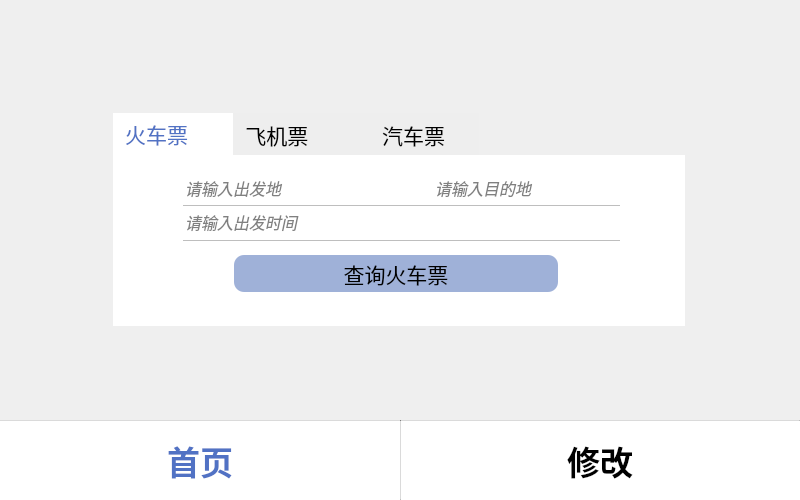
<?xml version="1.0" encoding="UTF-8"?>
<ui version="4.0">
 <class>StaffHomePage</class>
 <widget class="QMainWindow" name="StaffHomePage">
  <property name="geometry">
   <rect>
    <x>0</x>
    <y>0</y>
    <width>800</width>
    <height>500</height>
   </rect>
  </property>
  <property name="windowTitle">
   <string>MainWindow</string>
  </property>
  <widget class="QWidget" name="centralwidget">
   <widget class="QTabWidget" name="tabWidget">
    <property name="geometry">
     <rect>
      <x>113</x>
      <y>113</y>
      <width>572</width>
      <height>220</height>
     </rect>
    </property>
    <property name="baseSize">
     <size>
      <width>0</width>
      <height>0</height>
     </size>
    </property>
    <property name="font">
     <font>
      <family>微软雅黑</family>
      <pointsize>16</pointsize>
     </font>
    </property>
    <property name="cursor">
     <cursorShape>PointingHandCursor</cursorShape>
    </property>
    <property name="autoFillBackground">
     <bool>false</bool>
    </property>
    <property name="styleSheet">
     <string notr="true">QTabBar::tab:selected { color: #5172c4; background-color: #ffffff;}
QTabBar::tab:!selected{background-color:rgb(238,238,238);}
QTabWidget::pane { border-radius: 10px; }</string>
    </property>
    <property name="tabPosition">
     <enum>QTabWidget::North</enum>
    </property>
    <property name="tabShape">
     <enum>QTabWidget::Rounded</enum>
    </property>
    <property name="currentIndex">
     <number>0</number>
    </property>
    <property name="iconSize">
     <size>
      <width>60</width>
      <height>50</height>
     </size>
    </property>
    <property name="elideMode">
     <enum>Qt::ElideNone</enum>
    </property>
    <property name="usesScrollButtons">
     <bool>true</bool>
    </property>
    <widget class="QWidget" name="tab">
     <attribute name="icon">
      <iconset resource="res.qrc">
       <normaloff>:/train.png</normaloff>:/train.png</iconset>
     </attribute>
     <attribute name="title">
      <string>火车票      </string>
     </attribute>
     <widget class="QFrame" name="frame_5">
      <property name="geometry">
       <rect>
        <x>0</x>
        <y>0</y>
        <width>574</width>
        <height>171</height>
       </rect>
      </property>
      <property name="styleSheet">
       <string notr="true">background-color:#ffffff;border:none;
</string>
      </property>
      <property name="frameShape">
       <enum>QFrame::StyledPanel</enum>
      </property>
      <property name="frameShadow">
       <enum>QFrame::Raised</enum>
      </property>
      <widget class="Line" name="line_11">
       <property name="geometry">
        <rect>
         <x>70</x>
         <y>50</y>
         <width>437</width>
         <height>1</height>
        </rect>
       </property>
       <property name="font">
        <font>
         <pointsize>2</pointsize>
        </font>
       </property>
       <property name="styleSheet">
        <string notr="true">background-color:rgb(190,190,190);</string>
       </property>
       <property name="orientation">
        <enum>Qt::Horizontal</enum>
       </property>
      </widget>
      <widget class="Line" name="line_12">
       <property name="geometry">
        <rect>
         <x>70</x>
         <y>85</y>
         <width>437</width>
         <height>1</height>
        </rect>
       </property>
       <property name="font">
        <font>
         <pointsize>2</pointsize>
        </font>
       </property>
       <property name="styleSheet">
        <string notr="true">background-color:rgb(190,190,190);</string>
       </property>
       <property name="orientation">
        <enum>Qt::Horizontal</enum>
       </property>
      </widget>
      <widget class="QPushButton" name="trainbtn">
       <property name="geometry">
        <rect>
         <x>121</x>
         <y>100</y>
         <width>324</width>
         <height>37</height>
        </rect>
       </property>
       <property name="sizePolicy">
        <sizepolicy hsizetype="Minimum" vsizetype="Minimum">
         <horstretch>0</horstretch>
         <verstretch>0</verstretch>
        </sizepolicy>
       </property>
       <property name="minimumSize">
        <size>
         <width>0</width>
         <height>0</height>
        </size>
       </property>
       <property name="font">
        <font>
         <family>微软雅黑</family>
         <pointsize>16</pointsize>
        </font>
       </property>
       <property name="cursor">
        <cursorShape>PointingHandCursor</cursorShape>
       </property>
       <property name="layoutDirection">
        <enum>Qt::LeftToRight</enum>
       </property>
       <property name="styleSheet">
        <string notr="true">*{
background-color:rgb(159,177,216);
border-radius: 10px;
}
QPushButton:pressed{  background-color: #5172c4;}</string>
       </property>
       <property name="text">
        <string>查询火车票</string>
       </property>
       <property name="iconSize">
        <size>
         <width>20</width>
         <height>20</height>
        </size>
       </property>
      </widget>
      <widget class="QLabel" name="label_7">
       <property name="geometry">
        <rect>
         <x>260</x>
         <y>0</y>
         <width>51</width>
         <height>46</height>
        </rect>
       </property>
       <property name="text">
        <string/>
       </property>
       <property name="pixmap">
        <pixmap resource="res.qrc">:/redAndblue.png</pixmap>
       </property>
       <property name="scaledContents">
        <bool>true</bool>
       </property>
      </widget>
      <widget class="QLineEdit" name="lineEdit_14">
       <property name="geometry">
        <rect>
         <x>70</x>
         <y>0</y>
         <width>181</width>
         <height>50</height>
        </rect>
       </property>
       <property name="font">
        <font>
         <pointsize>12</pointsize>
         <italic>true</italic>
        </font>
       </property>
       <property name="styleSheet">
        <string notr="true">color:grey</string>
       </property>
       <property name="inputMask">
        <string/>
       </property>
       <property name="text">
        <string>请输入出发地</string>
       </property>
       <property name="frame">
        <bool>true</bool>
       </property>
       <property name="alignment">
        <set>Qt::AlignBottom|Qt::AlignLeading|Qt::AlignLeft</set>
       </property>
      </widget>
      <widget class="QLineEdit" name="lineEdit_15">
       <property name="geometry">
        <rect>
         <x>320</x>
         <y>0</y>
         <width>181</width>
         <height>50</height>
        </rect>
       </property>
       <property name="font">
        <font>
         <pointsize>12</pointsize>
         <italic>true</italic>
        </font>
       </property>
       <property name="styleSheet">
        <string notr="true">color:grey</string>
       </property>
       <property name="inputMask">
        <string/>
       </property>
       <property name="text">
        <string>请输入目的地</string>
       </property>
       <property name="alignment">
        <set>Qt::AlignBottom|Qt::AlignLeading|Qt::AlignLeft</set>
       </property>
      </widget>
      <widget class="QLineEdit" name="lineEdit_16">
       <property name="geometry">
        <rect>
         <x>70</x>
         <y>51</y>
         <width>437</width>
         <height>33</height>
        </rect>
       </property>
       <property name="font">
        <font>
         <pointsize>12</pointsize>
         <italic>true</italic>
        </font>
       </property>
       <property name="styleSheet">
        <string notr="true">color:grey</string>
       </property>
       <property name="inputMask">
        <string/>
       </property>
       <property name="text">
        <string>请输入出发时间</string>
       </property>
       <property name="alignment">
        <set>Qt::AlignBottom|Qt::AlignLeading|Qt::AlignLeft</set>
       </property>
      </widget>
     </widget>
    </widget>
    <widget class="QWidget" name="tab_3">
     <attribute name="icon">
      <iconset resource="res.qrc">
       <normaloff>:/plane.png</normaloff>:/plane.png</iconset>
     </attribute>
     <attribute name="title">
      <string>飞机票         </string>
     </attribute>
     <widget class="QFrame" name="frame_4">
      <property name="geometry">
       <rect>
        <x>0</x>
        <y>0</y>
        <width>574</width>
        <height>171</height>
       </rect>
      </property>
      <property name="styleSheet">
       <string notr="true">background-color:#ffffff;border:none;
</string>
      </property>
      <property name="frameShape">
       <enum>QFrame::StyledPanel</enum>
      </property>
      <property name="frameShadow">
       <enum>QFrame::Raised</enum>
      </property>
      <widget class="Line" name="line_9">
       <property name="geometry">
        <rect>
         <x>70</x>
         <y>50</y>
         <width>437</width>
         <height>1</height>
        </rect>
       </property>
       <property name="font">
        <font>
         <pointsize>2</pointsize>
        </font>
       </property>
       <property name="styleSheet">
        <string notr="true">background-color:rgb(190,190,190);</string>
       </property>
       <property name="orientation">
        <enum>Qt::Horizontal</enum>
       </property>
      </widget>
      <widget class="Line" name="line_10">
       <property name="geometry">
        <rect>
         <x>70</x>
         <y>85</y>
         <width>437</width>
         <height>1</height>
        </rect>
       </property>
       <property name="font">
        <font>
         <pointsize>2</pointsize>
        </font>
       </property>
       <property name="styleSheet">
        <string notr="true">background-color:rgb(190,190,190);</string>
       </property>
       <property name="orientation">
        <enum>Qt::Horizontal</enum>
       </property>
      </widget>
      <widget class="QPushButton" name="planebtn">
       <property name="geometry">
        <rect>
         <x>121</x>
         <y>100</y>
         <width>324</width>
         <height>37</height>
        </rect>
       </property>
       <property name="sizePolicy">
        <sizepolicy hsizetype="Minimum" vsizetype="Minimum">
         <horstretch>0</horstretch>
         <verstretch>0</verstretch>
        </sizepolicy>
       </property>
       <property name="minimumSize">
        <size>
         <width>0</width>
         <height>0</height>
        </size>
       </property>
       <property name="font">
        <font>
         <family>微软雅黑</family>
         <pointsize>16</pointsize>
        </font>
       </property>
       <property name="cursor">
        <cursorShape>PointingHandCursor</cursorShape>
       </property>
       <property name="layoutDirection">
        <enum>Qt::LeftToRight</enum>
       </property>
       <property name="styleSheet">
        <string notr="true">*{
background-color:rgb(159,177,216);
border-radius: 10px;
}
QPushButton:pressed{  background-color: #5172c4;}</string>
       </property>
       <property name="text">
        <string>查询飞机票</string>
       </property>
       <property name="iconSize">
        <size>
         <width>20</width>
         <height>20</height>
        </size>
       </property>
      </widget>
      <widget class="QLabel" name="label_6">
       <property name="geometry">
        <rect>
         <x>260</x>
         <y>0</y>
         <width>51</width>
         <height>46</height>
        </rect>
       </property>
       <property name="text">
        <string/>
       </property>
       <property name="pixmap">
        <pixmap resource="res.qrc">:/redAndblue.png</pixmap>
       </property>
       <property name="scaledContents">
        <bool>true</bool>
       </property>
      </widget>
      <widget class="QLineEdit" name="lineEdit_11">
       <property name="geometry">
        <rect>
         <x>70</x>
         <y>0</y>
         <width>181</width>
         <height>50</height>
        </rect>
       </property>
       <property name="font">
        <font>
         <pointsize>12</pointsize>
         <italic>true</italic>
        </font>
       </property>
       <property name="styleSheet">
        <string notr="true">color:grey</string>
       </property>
       <property name="inputMask">
        <string/>
       </property>
       <property name="text">
        <string>请输入出发地</string>
       </property>
       <property name="frame">
        <bool>true</bool>
       </property>
       <property name="alignment">
        <set>Qt::AlignBottom|Qt::AlignLeading|Qt::AlignLeft</set>
       </property>
      </widget>
      <widget class="QLineEdit" name="lineEdit_12">
       <property name="geometry">
        <rect>
         <x>320</x>
         <y>0</y>
         <width>181</width>
         <height>50</height>
        </rect>
       </property>
       <property name="font">
        <font>
         <pointsize>12</pointsize>
         <italic>true</italic>
        </font>
       </property>
       <property name="styleSheet">
        <string notr="true">color:grey</string>
       </property>
       <property name="inputMask">
        <string/>
       </property>
       <property name="text">
        <string>请输入目的地</string>
       </property>
       <property name="alignment">
        <set>Qt::AlignBottom|Qt::AlignLeading|Qt::AlignLeft</set>
       </property>
      </widget>
      <widget class="QLineEdit" name="lineEdit_13">
       <property name="geometry">
        <rect>
         <x>70</x>
         <y>51</y>
         <width>437</width>
         <height>33</height>
        </rect>
       </property>
       <property name="font">
        <font>
         <pointsize>12</pointsize>
         <italic>true</italic>
        </font>
       </property>
       <property name="styleSheet">
        <string notr="true">color:grey</string>
       </property>
       <property name="inputMask">
        <string/>
       </property>
       <property name="text">
        <string>请输入出发时间</string>
       </property>
       <property name="alignment">
        <set>Qt::AlignBottom|Qt::AlignLeading|Qt::AlignLeft</set>
       </property>
      </widget>
     </widget>
    </widget>
    <widget class="QWidget" name="tab_2">
     <attribute name="icon">
      <iconset resource="res.qrc">
       <normaloff>:/car.png</normaloff>:/car.png</iconset>
     </attribute>
     <attribute name="title">
      <string>汽车票    </string>
     </attribute>
     <widget class="QFrame" name="frame_3">
      <property name="geometry">
       <rect>
        <x>0</x>
        <y>0</y>
        <width>575</width>
        <height>171</height>
       </rect>
      </property>
      <property name="styleSheet">
       <string notr="true">background-color:#ffffff;border:none;
</string>
      </property>
      <property name="frameShape">
       <enum>QFrame::StyledPanel</enum>
      </property>
      <property name="frameShadow">
       <enum>QFrame::Raised</enum>
      </property>
      <widget class="Line" name="line_7">
       <property name="geometry">
        <rect>
         <x>70</x>
         <y>50</y>
         <width>437</width>
         <height>1</height>
        </rect>
       </property>
       <property name="font">
        <font>
         <pointsize>2</pointsize>
        </font>
       </property>
       <property name="styleSheet">
        <string notr="true">background-color:rgb(190,190,190);</string>
       </property>
       <property name="orientation">
        <enum>Qt::Horizontal</enum>
       </property>
      </widget>
      <widget class="Line" name="line_8">
       <property name="geometry">
        <rect>
         <x>70</x>
         <y>85</y>
         <width>437</width>
         <height>1</height>
        </rect>
       </property>
       <property name="font">
        <font>
         <pointsize>2</pointsize>
        </font>
       </property>
       <property name="styleSheet">
        <string notr="true">background-color:rgb(190,190,190);</string>
       </property>
       <property name="orientation">
        <enum>Qt::Horizontal</enum>
       </property>
      </widget>
      <widget class="QPushButton" name="carbtn">
       <property name="geometry">
        <rect>
         <x>121</x>
         <y>100</y>
         <width>324</width>
         <height>37</height>
        </rect>
       </property>
       <property name="sizePolicy">
        <sizepolicy hsizetype="Minimum" vsizetype="Minimum">
         <horstretch>0</horstretch>
         <verstretch>0</verstretch>
        </sizepolicy>
       </property>
       <property name="minimumSize">
        <size>
         <width>0</width>
         <height>0</height>
        </size>
       </property>
       <property name="font">
        <font>
         <family>微软雅黑</family>
         <pointsize>16</pointsize>
        </font>
       </property>
       <property name="cursor">
        <cursorShape>PointingHandCursor</cursorShape>
       </property>
       <property name="layoutDirection">
        <enum>Qt::LeftToRight</enum>
       </property>
       <property name="styleSheet">
        <string notr="true">*{
background-color:rgb(159,177,216);
border-radius: 10px;
}
QPushButton:pressed{  background-color: #5172c4;}</string>
       </property>
       <property name="text">
        <string>查询汽车票</string>
       </property>
       <property name="iconSize">
        <size>
         <width>20</width>
         <height>20</height>
        </size>
       </property>
      </widget>
      <widget class="QLabel" name="label_4">
       <property name="geometry">
        <rect>
         <x>260</x>
         <y>0</y>
         <width>51</width>
         <height>46</height>
        </rect>
       </property>
       <property name="text">
        <string/>
       </property>
       <property name="pixmap">
        <pixmap resource="res.qrc">:/redAndblue.png</pixmap>
       </property>
       <property name="scaledContents">
        <bool>true</bool>
       </property>
      </widget>
      <widget class="QLineEdit" name="lineEdit_7">
       <property name="geometry">
        <rect>
         <x>70</x>
         <y>0</y>
         <width>181</width>
         <height>50</height>
        </rect>
       </property>
       <property name="font">
        <font>
         <pointsize>12</pointsize>
         <italic>true</italic>
        </font>
       </property>
       <property name="styleSheet">
        <string notr="true">color:grey</string>
       </property>
       <property name="inputMask">
        <string/>
       </property>
       <property name="text">
        <string>请输入出发地</string>
       </property>
       <property name="frame">
        <bool>true</bool>
       </property>
       <property name="alignment">
        <set>Qt::AlignBottom|Qt::AlignLeading|Qt::AlignLeft</set>
       </property>
      </widget>
      <widget class="QLineEdit" name="lineEdit_8">
       <property name="geometry">
        <rect>
         <x>320</x>
         <y>0</y>
         <width>181</width>
         <height>50</height>
        </rect>
       </property>
       <property name="font">
        <font>
         <pointsize>12</pointsize>
         <italic>true</italic>
        </font>
       </property>
       <property name="styleSheet">
        <string notr="true">color:grey</string>
       </property>
       <property name="inputMask">
        <string/>
       </property>
       <property name="text">
        <string>请输入目的地</string>
       </property>
       <property name="alignment">
        <set>Qt::AlignBottom|Qt::AlignLeading|Qt::AlignLeft</set>
       </property>
      </widget>
      <widget class="QLineEdit" name="lineEdit_9">
       <property name="geometry">
        <rect>
         <x>70</x>
         <y>51</y>
         <width>437</width>
         <height>33</height>
        </rect>
       </property>
       <property name="font">
        <font>
         <pointsize>12</pointsize>
         <italic>true</italic>
        </font>
       </property>
       <property name="styleSheet">
        <string notr="true">color:grey</string>
       </property>
       <property name="inputMask">
        <string/>
       </property>
       <property name="text">
        <string>请输入出发时间</string>
       </property>
       <property name="alignment">
        <set>Qt::AlignBottom|Qt::AlignLeading|Qt::AlignLeft</set>
       </property>
      </widget>
     </widget>
    </widget>
   </widget>
   <widget class="QWidget" name="bottom" native="true">
    <property name="enabled">
     <bool>true</bool>
    </property>
    <property name="geometry">
     <rect>
      <x>0</x>
      <y>420</y>
      <width>800</width>
      <height>80</height>
     </rect>
    </property>
    <property name="minimumSize">
     <size>
      <width>800</width>
      <height>80</height>
     </size>
    </property>
    <property name="styleSheet">
     <string notr="true">*{
background-color: rgb(255, 255, 255); 
}
</string>
    </property>
    <widget class="QPushButton" name="pushButton_2">
     <property name="geometry">
      <rect>
       <x>0</x>
       <y>0</y>
       <width>400</width>
       <height>80</height>
      </rect>
     </property>
     <property name="font">
      <font>
       <family>微软雅黑</family>
       <pointsize>25</pointsize>
       <bold>true</bold>
      </font>
     </property>
     <property name="styleSheet">
      <string notr="true">*{border:none;color:#5172c4;}</string>
     </property>
     <property name="text">
      <string>首页</string>
     </property>
    </widget>
    <widget class="QPushButton" name="modifybtn">
     <property name="geometry">
      <rect>
       <x>400</x>
       <y>0</y>
       <width>400</width>
       <height>80</height>
      </rect>
     </property>
     <property name="font">
      <font>
       <family>微软雅黑</family>
       <pointsize>25</pointsize>
       <bold>true</bold>
      </font>
     </property>
     <property name="cursor">
      <cursorShape>PointingHandCursor</cursorShape>
     </property>
     <property name="styleSheet">
      <string notr="true">border:none
</string>
     </property>
     <property name="text">
      <string>修改</string>
     </property>
    </widget>
    <widget class="Line" name="line">
     <property name="geometry">
      <rect>
       <x>0</x>
       <y>0</y>
       <width>800</width>
       <height>1</height>
      </rect>
     </property>
     <property name="font">
      <font>
       <pointsize>2</pointsize>
      </font>
     </property>
     <property name="styleSheet">
      <string notr="true">background-color:rgb(190,190,190);</string>
     </property>
     <property name="orientation">
      <enum>Qt::Horizontal</enum>
     </property>
    </widget>
    <widget class="Line" name="line_2">
     <property name="geometry">
      <rect>
       <x>400</x>
       <y>0</y>
       <width>1</width>
       <height>80</height>
      </rect>
     </property>
     <property name="autoFillBackground">
      <bool>false</bool>
     </property>
     <property name="styleSheet">
      <string notr="true">background-color:rgb(190,190,190);</string>
     </property>
     <property name="orientation">
      <enum>Qt::Vertical</enum>
     </property>
    </widget>
   </widget>
  </widget>
 </widget>
 <resources>
  <include location="res.qrc"/>
 </resources>
 <connections/>
</ui>
